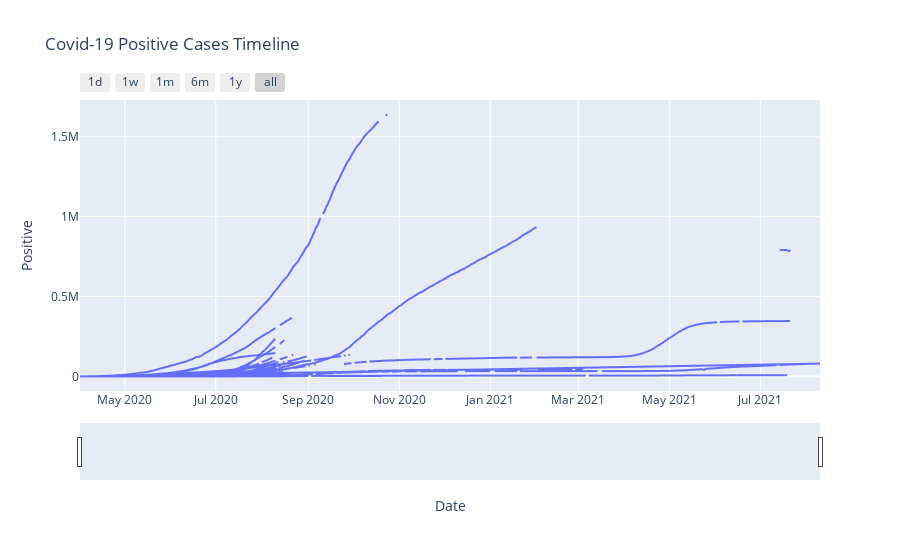

Notebook code cell kept with this figure:
### Code cell
import pandas as pd
import plotly.express as px

# Load the Covid-19 data from the CSV file
data = pd.read_csv("StatewiseTestingDetails.csv")

# Check and clean column names
data.columns = data.columns.str.strip()

# Convert the 'Date' column to datetime format
data['Date'] = pd.to_datetime(data['Date'])

# Create the animated line chart
fig = px.line(data, x="Date", y="Positive", title="Covid-19 Positive Cases Timeline")

# Add animation to the chart
fig.update_layout(
    xaxis=dict(
        rangeselector=dict(
            buttons=list([
                dict(count=1, label="1d", step="day", stepmode="backward"),
                dict(count=7, label="1w", step="day", stepmode="backward"),
                dict(count=1, label="1m", step="month", stepmode="backward"),
                dict(count=6, label="6m", step="month", stepmode="backward"),
                dict(count=1, label="1y", step="year", stepmode="backward"),
                dict(step="all")
            ])
        ),
        rangeslider=dict(visible=True),
        type="date"
    )
)

# Show the chart
fig.show()

### Figure 1 — Plotly figure (JSON) as saved in the notebook; plotly's stock layout.template omitted (floating-point values rounded to 4 significant figures; data arrays with more than 128 entries replaced by an {"elided": "..."} marker saying what was removed)
{"data": [{"hovertemplate": "Date=%{x}<br>Positive=%{y}<extra></extra>", "legendgroup": "", "line": {"color": "#636efa", "dash": "solid"}, "marker": {"symbol": "circle"}, "mode": "lines", "name": "", "showlegend": false, "type": "scattergl", "x": {"elided": "16336 str values"}, "xaxis": "x", "y": {"elided": "16336 int values"}, "yaxis": "y"}], "layout": {"legend": {"tracegroupgap": 0}, "title": {"text": "Covid-19 Positive Cases Timeline"}, "xaxis": {"anchor": "y", "domain": [0, 1], "rangeselector": {"buttons": [{"count": 1, "label": "1d", "step": "day", "stepmode": "backward"}, {"count": 7, "label": "1w", "step": "day", "stepmode": "backward"}, {"count": 1, "label": "1m", "step": "month", "stepmode": "backward"}, {"count": 6, "label": "6m", "step": "month", "stepmode": "backward"}, {"count": 1, "label": "1y", "step": "year", "stepmode": "backward"}, {"step": "all"}]}, "rangeslider": {"visible": true}, "title": {"text": "Date"}, "type": "date"}, "yaxis": {"anchor": "x", "domain": [0, 1], "title": {"text": "Positive"}}}}
